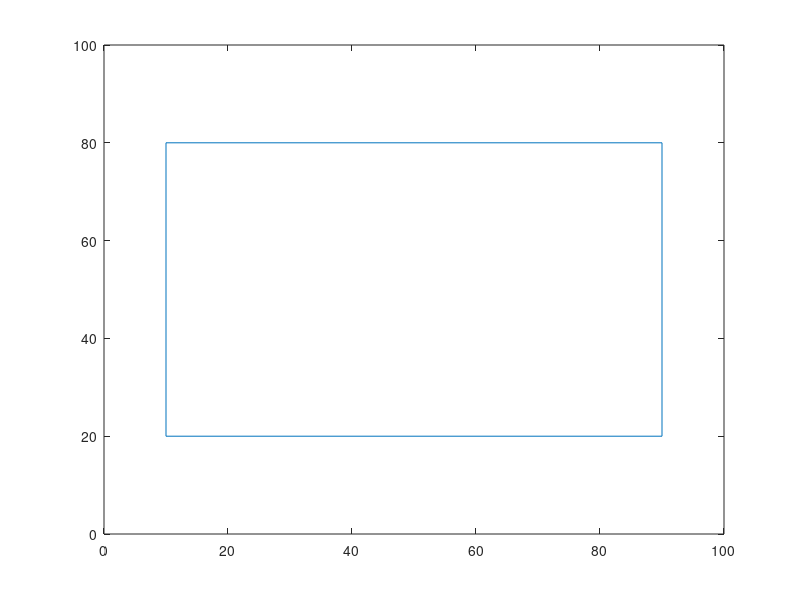
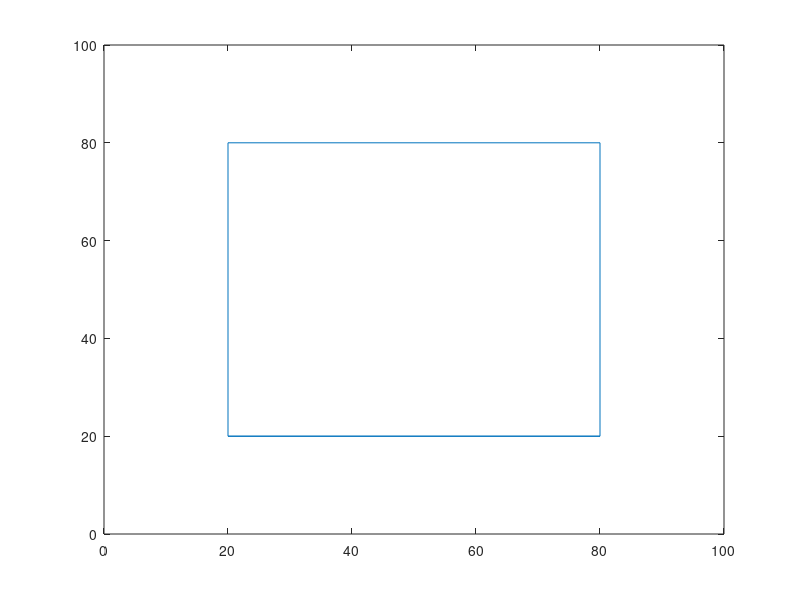
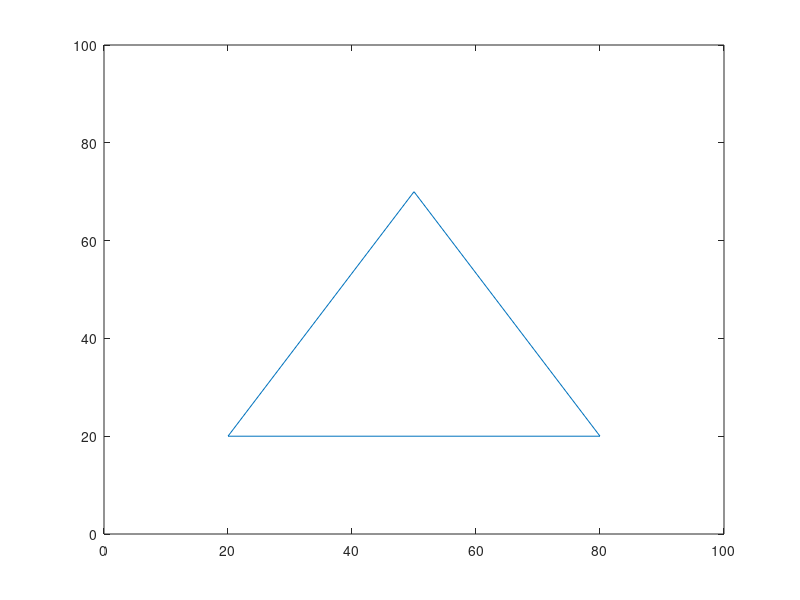
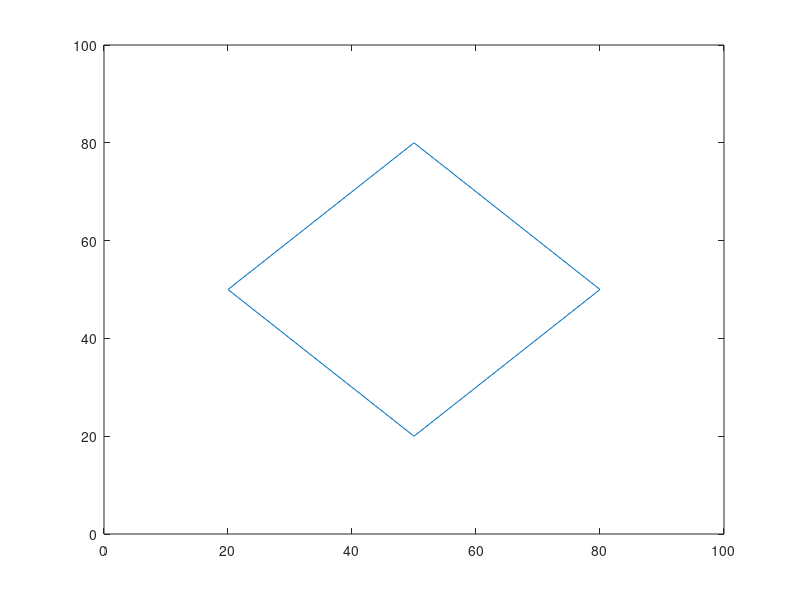

Here is the MATLAB script that generated these plots, in order:
clc;
close all;
clear all;
figure;%rectangle
a=[10 90 90 10 10];
b=[20 20 80 80 20];
plot(a,b);
axis([0 100 0 100]);

figure;%square
a=[20 80 80 20 20 80];
b=[20 20 80 80 20 20];
plot(a,b);
axis([0 100 0 100]);

figure;%triangle
a=[20 80 50 20  ];
b=[20 20 70 20  ];
plot(a,b);
axis([0 100 0 100]);

figure;%diamond
a=[50 80 50 20 50 ];
b=[20 50 80 50 20 ];
plot(a,b);
axis([0 100 0 100]);
